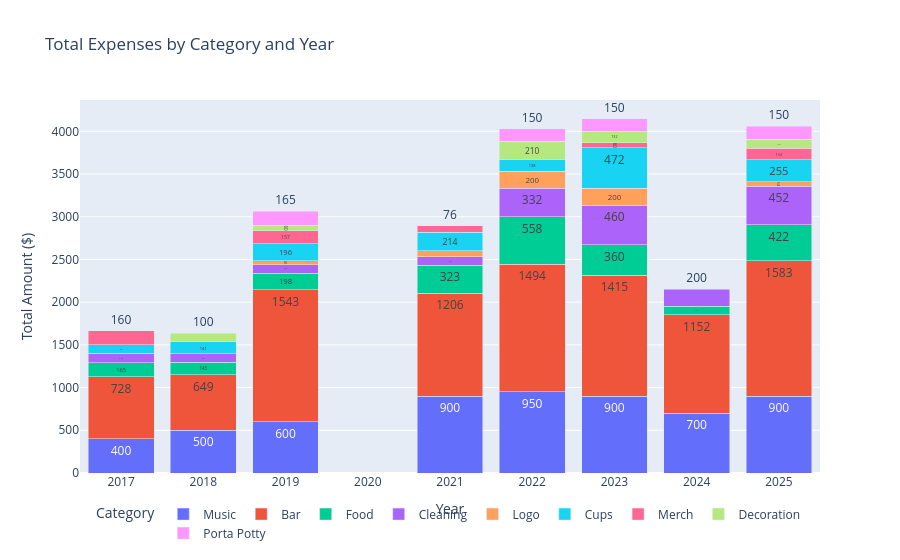

Notebook cell for this chart:
### Code cell
# Plotly stacked bar chart of expenses by category and year

# Order categories
category_order = [
    "Music",
    "Bar",
    "Food",
    "Cleaning",
    "Logo",
    "Cups",
    "Merch",
    "Decoration",
    "Porta Potty",
]

# Prepare data in long format
df_cat = exp_df.groupby(["Year", "Category"])["Amount"].sum().reset_index()

# Plotly stacked bar chart
fig = px.bar(
    df_cat,
    x="Year",
    y="Amount",
    color="Category",
    category_orders={"Category": category_order},
    title="Total Expenses by Category and Year",
    labels={"Amount": "Total Amount ($)", "Year": "Year", "Category": "Category"},
    text_auto=".0f",
)

fig.update_layout(
    barmode="stack",
    legend_title_text="Category",
    legend_orientation="h",
    legend_yanchor="bottom",
    legend_y=-0.2,
    legend_xanchor="center",
    legend_x=0.5,
)

fig.show()

### Figure 1 — Plotly figure (JSON) as saved in the notebook; plotly's stock layout.template omitted (floating-point values rounded to 4 significant figures)
{"data": [{"alignmentgroup": "True", "hovertemplate": "Category=Music<br>Year=%{x}<br>Total Amount ($)=%{y}<extra></extra>", "legendgroup": "Music", "marker": {"color": "#636efa", "pattern": {"shape": ""}}, "name": "Music", "offsetgroup": "Music", "orientation": "v", "showlegend": true, "textposition": "auto", "texttemplate": "%{y:.0f}", "type": "bar", "x": [2017, 2018, 2019, 2021, 2022, 2023, 2024, 2025], "xaxis": "x", "y": [400, 500, 600, 900, 950, 900, 700, 900], "yaxis": "y"}, {"alignmentgroup": "True", "hovertemplate": "Category=Bar<br>Year=%{x}<br>Total Amount ($)=%{y}<extra></extra>", "legendgroup": "Bar", "marker": {"color": "#EF553B", "pattern": {"shape": ""}}, "name": "Bar", "offsetgroup": "Bar", "orientation": "v", "showlegend": true, "textposition": "auto", "texttemplate": "%{y:.0f}", "type": "bar", "x": [2017, 2018, 2019, 2021, 2022, 2023, 2024, 2025], "xaxis": "x", "y": [727.7, 649, 1543.0, 1206.0, 1494.0, 1415.0, 1152, 1583.0], "yaxis": "y"}, {"alignmentgroup": "True", "hovertemplate": "Category=Food<br>Year=%{x}<br>Total Amount ($)=%{y}<extra></extra>", "legendgroup": "Food", "marker": {"color": "#00cc96", "pattern": {"shape": ""}}, "name": "Food", "offsetgroup": "Food", "orientation": "v", "showlegend": true, "textposition": "auto", "texttemplate": "%{y:.0f}", "type": "bar", "x": [2017, 2018, 2019, 2021, 2022, 2023, 2024, 2025], "xaxis": "x", "y": [165.3, 145, 197.8, 323.4, 557.7, 359.9, 100, 421.8], "yaxis": "y"}, {"alignmentgroup": "True", "hovertemplate": "Category=Cleaning<br>Year=%{x}<br>Total Amount ($)=%{y}<extra></extra>", "legendgroup": "Cleaning", "marker": {"color": "#ab63fa", "pattern": {"shape": ""}}, "name": "Cleaning", "offsetgroup": "Cleaning", "orientation": "v", "showlegend": true, "textposition": "auto", "texttemplate": "%{y:.0f}", "type": "bar", "x": [2017, 2018, 2019, 2021, 2022, 2023, 2024, 2025], "xaxis": "x", "y": [110, 100, 100, 100, 332.4, 460, 200, 451.9], "yaxis": "y"}, {"alignmentgroup": "True", "hovertemplate": "Category=Logo<br>Year=%{x}<br>Total Amount ($)=%{y}<extra></extra>", "legendgroup": "Logo", "marker": {"color": "#FFA15A", "pattern": {"shape": ""}}, "name": "Logo", "offsetgroup": "Logo", "orientation": "v", "showlegend": true, "textposition": "auto", "texttemplate": "%{y:.0f}", "type": "bar", "x": [2019, 2021, 2022, 2023, 2025], "xaxis": "x", "y": [45, 74.8, 200, 200, 54.04], "yaxis": "y"}, {"alignmentgroup": "True", "hovertemplate": "Category=Cups<br>Year=%{x}<br>Total Amount ($)=%{y}<extra></extra>", "legendgroup": "Cups", "marker": {"color": "#19d3f3", "pattern": {"shape": ""}}, "name": "Cups", "offsetgroup": "Cups", "orientation": "v", "showlegend": true, "textposition": "auto", "texttemplate": "%{y:.0f}", "type": "bar", "x": [2017, 2018, 2019, 2021, 2022, 2023, 2025], "xaxis": "x", "y": [100, 140.6, 195.5, 214.1, 137.8, 471.8, 255.2], "yaxis": "y"}, {"alignmentgroup": "True", "hovertemplate": "Category=Merch<br>Year=%{x}<br>Total Amount ($)=%{y}<extra></extra>", "legendgroup": "Merch", "marker": {"color": "#FF6692", "pattern": {"shape": ""}}, "name": "Merch", "offsetgroup": "Merch", "orientation": "v", "showlegend": true, "textposition": "auto", "texttemplate": "%{y:.0f}", "type": "bar", "x": [2017, 2019, 2021, 2023, 2025], "xaxis": "x", "y": [160, 156.6, 76.39, 60, 133.6], "yaxis": "y"}, {"alignmentgroup": "True", "hovertemplate": "Category=Decoration<br>Year=%{x}<br>Total Amount ($)=%{y}<extra></extra>", "legendgroup": "Decoration", "marker": {"color": "#B6E880", "pattern": {"shape": ""}}, "name": "Decoration", "offsetgroup": "Decoration", "orientation": "v", "showlegend": true, "textposition": "auto", "texttemplate": "%{y:.0f}", "type": "bar", "x": [2018, 2019, 2022, 2023, 2025], "xaxis": "x", "y": [100, 60, 209.8, 132, 110], "yaxis": "y"}, {"alignmentgroup": "True", "hovertemplate": "Category=Porta Potty<br>Year=%{x}<br>Total Amount ($)=%{y}<extra></extra>", "legendgroup": "Porta Potty", "marker": {"color": "#FF97FF", "pattern": {"shape": ""}}, "name": "Porta Potty", "offsetgroup": "Porta Potty", "orientation": "v", "showlegend": true, "textposition": "auto", "texttemplate": "%{y:.0f}", "type": "bar", "x": [2019, 2022, 2023, 2025], "xaxis": "x", "y": [165.5, 150, 150, 150], "yaxis": "y"}], "layout": {"barmode": "stack", "legend": {"orientation": "h", "title": {"text": "Category"}, "tracegroupgap": 0, "x": 0.5, "xanchor": "center", "y": -0.2, "yanchor": "bottom"}, "title": {"text": "Total Expenses by Category and Year"}, "xaxis": {"anchor": "y", "domain": [0, 1], "title": {"text": "Year"}}, "yaxis": {"anchor": "x", "domain": [0, 1], "title": {"text": "Total Amount ($)"}}}}
